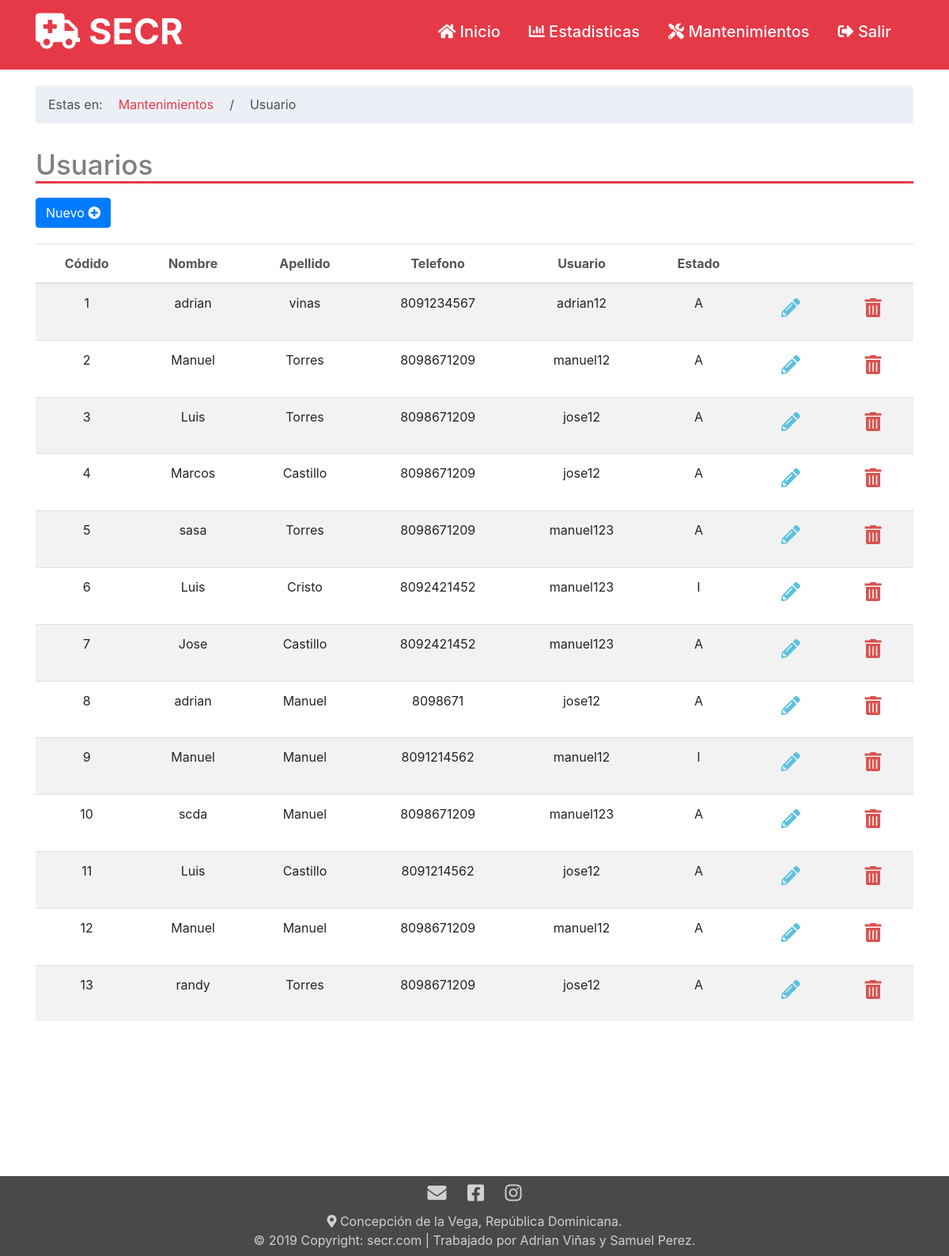
/usuario_mant.php, run on an earlier commit of the app's database.
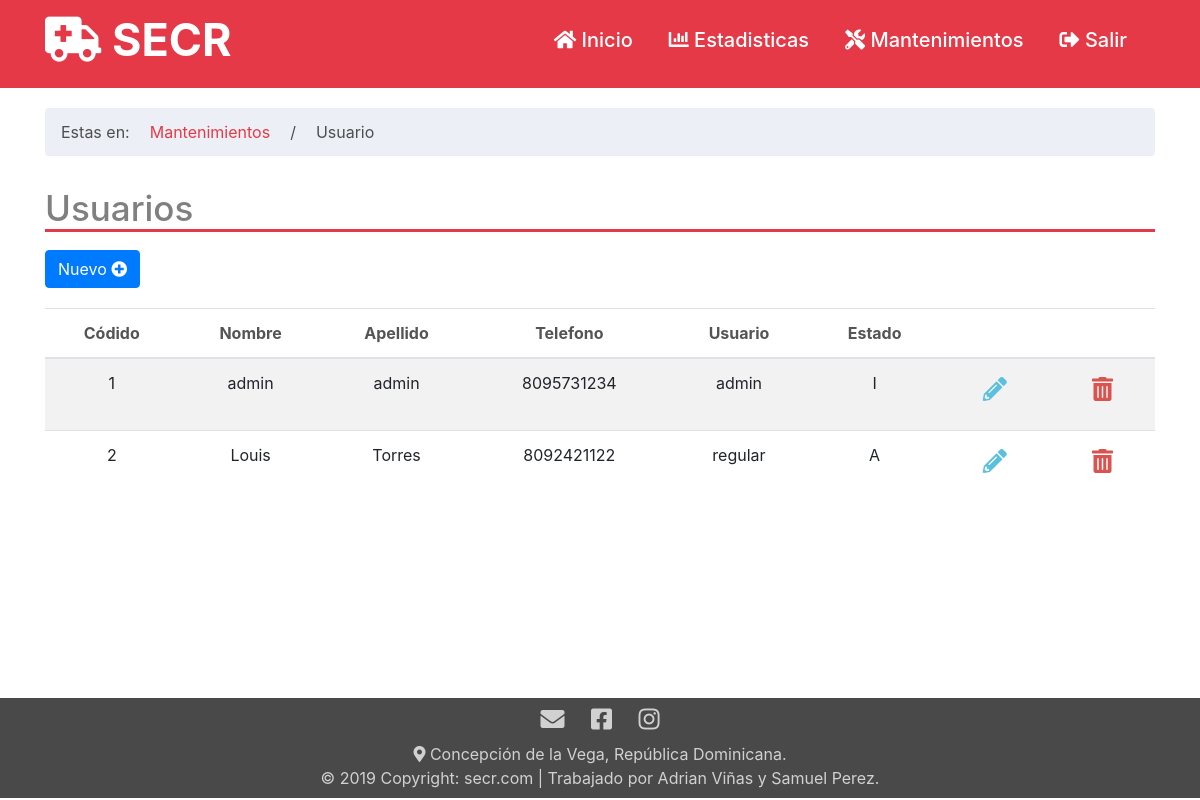
And on a later commit of the database.
### tables this page shows
CREATE TABLE `usuario` (
  `id_usuario` int(11) NOT NULL,
  `nombre` varchar(50) NOT NULL,
  `apellido` varchar(50) NOT NULL,
  `telefono` varchar(50) NOT NULL,
  `direccion` varchar(50) NOT NULL,
  `correo` varchar(50) NOT NULL,
  `nombre_usuario` varchar(50) NOT NULL,
  `contrasena` varchar(50) NOT NULL,
  `administrador` char(3) NOT NULL,
  `estado` char(1) NOT NULL
);

### php/select.php (called while the page is built, shortened)
<?php
function consultar_usuarios(){
    include('conexion.php');
    $sql="SELECT * FROM usuario";
    return $result=$mysqli->query($sql);
}
?>

### usuario_mant.php (the view, shortened to what this page needs)
<?php
    include './php/cabe.php';
?>
<div class="container">
    <div class="row">
        <div class="col-lg-12">
        <ol class = "breadcrumb" style="margin-top: 20px; background: rgba(230, 235, 243, 0.74);">
            <li style="color: rgb(78, 78, 78);">Estas en:</li>
            <li class="active" style="color: rgb(78, 78, 78);"><a href="mantenimientos.php" style="color: rgb(230, 57, 71);">Mantenimientos</a></li>
            <li class="active" style="color: rgb(78, 78, 78);">/</li>
            <li class="active" style="color: rgb(78, 78, 78);">Usuario</li>
        </ol>
        </div>
    </div>
    <div class="row">
        <div class="col-lg-12">
            <h2 id="Titulo">Usuarios</h2>
        </div>
    </div>
    <div class="row">
        <div class="col-lg-5">
            <a href="usuario_crear.php" class="btn btn-primary btn-md" style="margin-bottom: 20px; margin-top: 10px;">Nuevo <i class="fas fa-plus-circle"></i></a>
        </div>
    </div>
    <div class="row">
        <div class="col-lg-12 col-sm-12">
        <table class="table table-striped" style="text-align: center;" id="example">
                <thead>
                    <tr style="color: rgb(85, 84, 84);">
                        <th>Códido</th>
                        <th>Nombre</th>
                        <th>Apellido</th>
                        <th>Telefono</th>
                        <th>Usuario</th>
                        <th>Estado</th>
                        <th></th>
                        <th></th>
                    </tr>
                </thead>
                <tbody>
                    <?php
                        $query=consultar_usuarios();
                        while ($row=$query->fetch_assoc()){
                            echo"
                            <tr>
                                <td>".$row['id_usuario']."</td>
                                <td>".$row['nombre']."</td>
                                <td>".$row['apellido']."</td>
                                <td>".$row['telefono']."</td>
                                <td>".$row['nombre_usuario']."</td>
                                <td>".$row['estado']."</td>
                                <td>
                                    <a href='usuario_modi.php?id=".$row['id_usuario']."' class='btn btn-sm' style='color: #5bc0de;' ><h4><i class='fas fa-pencil-alt'></i></h4> </a>
                                </td>
                                <td>
                                    <a href='php/procedimientos_usuario.php?accion=DLT&id=".$row['id_usuario']."' class='btn btn-sm' style='color: #d9534f;'><h4><i class='fas fa-trash-alt'></i></h4> </a>
                                </td>
                            </tr>
                        ";
                        }
                    ?>
                </tbody>
     </table>
        </div>
    </div>
</div>
<?php
    include 'php/pie.php';
?>

What changed in the data, as far as the page shows it:
removed usuario: id_usuario "3", nombre "Luis", apellido "Torres", telefono "8098671209", nombre_usuario "jose12", estado "A"
removed usuario: id_usuario "4", nombre "Marcos", apellido "Castillo", telefono "8098671209", nombre_usuario "jose12", estado "A"
removed usuario: id_usuario "5", nombre "sasa", apellido "Torres", telefono "8098671209", nombre_usuario "manuel123", estado "A"
removed usuario: id_usuario "6", nombre "Luis", apellido "Cristo", telefono "8092421452", nombre_usuario "manuel123", estado "I"
removed usuario: id_usuario "7", nombre "Jose", apellido "Castillo", telefono "8092421452", nombre_usuario "manuel123", estado "A"
removed usuario: id_usuario "8", nombre "adrian", apellido "Manuel", telefono "8098671", nombre_usuario "jose12", estado "A"
removed usuario: id_usuario "9", nombre "Manuel", apellido "Manuel", telefono "8091214562", nombre_usuario "manuel12", estado "I"
removed usuario: id_usuario "10", nombre "scda", apellido "Manuel", telefono "8098671209", nombre_usuario "manuel123", estado "A"
removed usuario: id_usuario "11", nombre "Luis", apellido "Castillo", telefono "8091214562", nombre_usuario "jose12", estado "A"
removed usuario: id_usuario "12", nombre "Manuel", apellido "Manuel", telefono "8098671209", nombre_usuario "manuel12", estado "A"
removed usuario: id_usuario "13", nombre "randy", apellido "Torres", telefono "8098671209", nombre_usuario "jose12", estado "A"
changed usuario id 1: nombre "adrian" → "admin"; apellido "vinas" → "admin"; telefono "8091234567" → "8095731234"; nombre_usuario "adrian12" → "admin"; estado "A" → "I"
changed usuario "Torres": nombre "Manuel" → "Louis"; telefono "8098671209" → "8092421122"; nombre_usuario "manuel12" → "regular"
